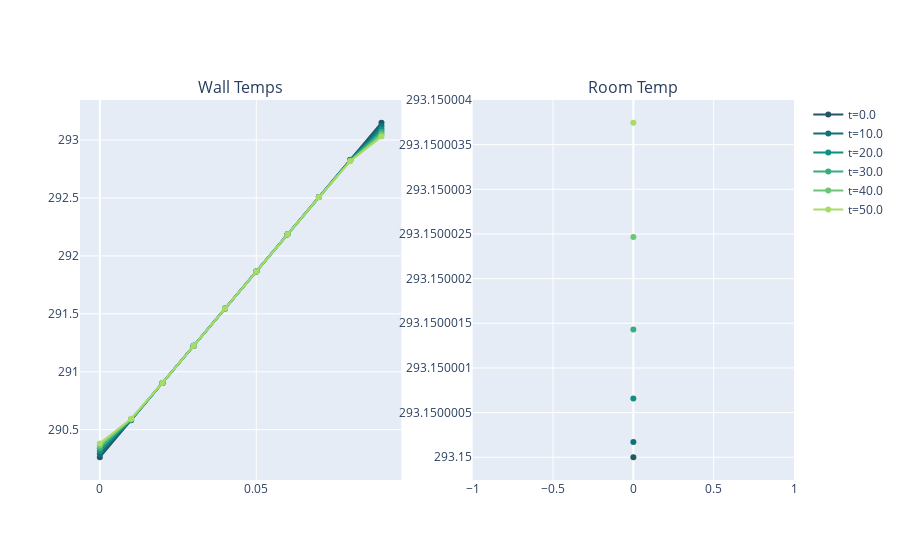

Notebook code for this chart:
### Code cell
fig = make_subplots(rows=1, cols=2, shared_yaxes=False, subplot_titles=("Wall Temps", "Room Temp"))



cix=0
for ix_time, x_at_time in enumerate(v1.all_wall_temps):
    if ix_time%(10*4)== 0:
        fig.add_trace(go.Scatter(x=v1.twall.x_vals, y=x_at_time, mode='lines+markers', name=f"t={times[ix_time]}", line=dict(color=colors[cix])), row = 1, col = 1)

        # print(temps[ix_time])

        fig.add_trace(go.Scatter(x=[0], y=[temps[ix_time]], mode='lines+markers', name=f"t={times[ix_time]}", showlegend=False, line=dict(color=colors[cix])), row = 1, col = 2)
        cix+=1
fig.show()

### Figure 1 — Plotly figure (JSON) as saved in the notebook; plotly's stock layout.template omitted (floating-point values rounded to 4 significant figures)
{"data": [{"line": {"color": "rgb(36, 86, 104)"}, "mode": "lines+markers", "name": "t=0.0", "type": "scatter", "x": [0, 0.01, 0.02, 0.03, 0.04, 0.05, 0.06, 0.07, 0.08, 0.09], "xaxis": "x", "y": [290.3, 290.6, 290.9, 291.2, 291.5, 291.9, 292.2, 292.5, 292.8, 293.1], "yaxis": "y"}, {"line": {"color": "rgb(36, 86, 104)"}, "mode": "lines+markers", "name": "t=0.0", "showlegend": false, "type": "scatter", "x": [0], "xaxis": "x2", "y": [293.1], "yaxis": "y2"}, {"line": {"color": "rgb(15, 114, 121)"}, "mode": "lines+markers", "name": "t=10.0", "type": "scatter", "x": [0, 0.01, 0.02, 0.03, 0.04, 0.05, 0.06, 0.07, 0.08, 0.09], "xaxis": "x", "y": [290.3, 290.6, 290.9, 291.2, 291.5, 291.9, 292.2, 292.5, 292.8, 293.1], "yaxis": "y"}, {"line": {"color": "rgb(15, 114, 121)"}, "mode": "lines+markers", "name": "t=10.0", "showlegend": false, "type": "scatter", "x": [0], "xaxis": "x2", "y": [293.2], "yaxis": "y2"}, {"line": {"color": "rgb(13, 143, 129)"}, "mode": "lines+markers", "name": "t=20.0", "type": "scatter", "x": [0, 0.01, 0.02, 0.03, 0.04, 0.05, 0.06, 0.07, 0.08, 0.09], "xaxis": "x", "y": [290.3, 290.6, 290.9, 291.2, 291.5, 291.9, 292.2, 292.5, 292.8, 293.1], "yaxis": "y"}, {"line": {"color": "rgb(13, 143, 129)"}, "mode": "lines+markers", "name": "t=20.0", "showlegend": false, "type": "scatter", "x": [0], "xaxis": "x2", "y": [293.2], "yaxis": "y2"}, {"line": {"color": "rgb(57, 171, 126)"}, "mode": "lines+markers", "name": "t=30.0", "type": "scatter", "x": [0, 0.01, 0.02, 0.03, 0.04, 0.05, 0.06, 0.07, 0.08, 0.09], "xaxis": "x", "y": [290.3, 290.6, 290.9, 291.2, 291.5, 291.9, 292.2, 292.5, 292.8, 293.1], "yaxis": "y"}, {"line": {"color": "rgb(57, 171, 126)"}, "mode": "lines+markers", "name": "t=30.0", "showlegend": false, "type": "scatter", "x": [0], "xaxis": "x2", "y": [293.2], "yaxis": "y2"}, {"line": {"color": "rgb(110, 197, 116)"}, "mode": "lines+markers", "name": "t=40.0", "type": "scatter", "x": [0, 0.01, 0.02, 0.03, 0.04, 0.05, 0.06, 0.07, 0.08, 0.09], "xaxis": "x", "y": [290.4, 290.6, 290.9, 291.2, 291.5, 291.9, 292.2, 292.5, 292.8, 293.0], "yaxis": "y"}, {"line": {"color": "rgb(110, 197, 116)"}, "mode": "lines+markers", "name": "t=40.0", "showlegend": false, "type": "scatter", "x": [0], "xaxis": "x2", "y": [293.2], "yaxis": "y2"}, {"line": {"color": "rgb(169, 220, 103)"}, "mode": "lines+markers", "name": "t=50.0", "type": "scatter", "x": [0, 0.01, 0.02, 0.03, 0.04, 0.05, 0.06, 0.07, 0.08, 0.09], "xaxis": "x", "y": [290.4, 290.6, 290.9, 291.2, 291.5, 291.9, 292.2, 292.5, 292.8, 293.0], "yaxis": "y"}, {"line": {"color": "rgb(169, 220, 103)"}, "mode": "lines+markers", "name": "t=50.0", "showlegend": false, "type": "scatter", "x": [0], "xaxis": "x2", "y": [293.2], "yaxis": "y2"}], "layout": {"annotations": [{"font": {"size": 16}, "showarrow": false, "text": "Wall Temps", "x": 0.225, "xanchor": "center", "xref": "paper", "y": 1, "yanchor": "bottom", "yref": "paper"}, {"font": {"size": 16}, "showarrow": false, "text": "Room Temp", "x": 0.775, "xanchor": "center", "xref": "paper", "y": 1, "yanchor": "bottom", "yref": "paper"}], "xaxis": {"anchor": "y", "domain": [0, 0.45]}, "xaxis2": {"anchor": "y2", "domain": [0.55, 1]}, "yaxis": {"anchor": "x", "domain": [0, 1]}, "yaxis2": {"anchor": "x2", "domain": [0, 1]}}}
